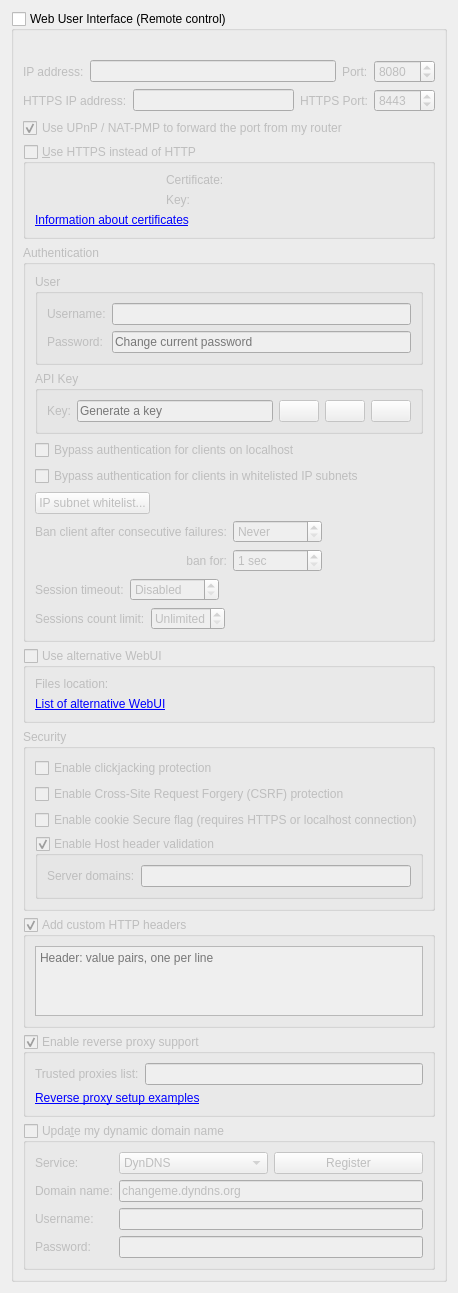
          <widget class="QWidget" name="scrollAreaWidgetContents_7">
           <property name="geometry">
            <rect>
             <x>0</x>
             <y>0</y>
             <width>382</width>
             <height>1045</height>
            </rect>
           </property>
           <layout class="QVBoxLayout" name="verticalLayout_23">
            <item>
             <widget class="QGroupBox" name="checkWebUI">
              <property name="title">
               <string>Web User Interface (Remote control)</string>
              </property>
              <property name="checkable">
               <bool>true</bool>
              </property>
              <property name="checked">
               <bool>false</bool>
              </property>
              <layout class="QVBoxLayout" name="verticalLayout_2">
               <item>
                <widget class="QLabel" name="labelWebUIError">
                 <property name="font">
                  <font>
                   <italic>true</italic>
                  </font>
                 </property>
                 <property name="text">
                  <string/>
                 </property>
                </widget>
               </item>
               <item>
                <layout class="QHBoxLayout" name="horizontalLayout_2">
                 <item>
                  <widget class="QLabel" name="lblWebUIAddress">
                   <property name="text">
                    <string>IP address:</string>
                   </property>
                  </widget>
                 </item>
                 <item>
                  <widget class="QLineEdit" name="textWebUIAddress">
                   <property name="toolTip">
                    <string>IP address that the Web UI will bind to.
Specify an IPv4 or IPv6 address. You can specify &quot;0.0.0.0&quot; for any IPv4 address,
&quot;::&quot; for any IPv6 address, or &quot;*&quot; for both IPv4 and IPv6.</string>
                   </property>
                  </widget>
                 </item>
                 <item>
                  <widget class="QLabel" name="lblWebUIPort">
                   <property name="text">
                    <string>Port:</string>
                   </property>
                  </widget>
                 </item>
                 <item>
                  <widget class="QSpinBox" name="spinWebUIPort">
                   <property name="minimum">
                    <number>1</number>
                   </property>
                   <property name="maximum">
                    <number>65535</number>
                   </property>
                   <property name="value">
                    <number>8080</number>
                   </property>
                  </widget>
                 </item>
                </layout>
               </item>
               <item>
                <layout class="QHBoxLayout" name="horizontalLayout_https">
                  <item>
                    <widget class="QLabel" name="lblWebUISecureAddress">
                      <property name="text">
                        <string>HTTPS IP address:</string>
                      </property>
                    </widget>
                  </item>
                  <item>
                    <widget class="QLineEdit" name="textWebUISecureAddress">
                      <property name="toolTip">
                        <string>IP address that the Web UI will bind to for HTTPS connections.</string>
                      </property>
                    </widget>
                  </item>
                  <item>
                    <widget class="QLabel" name="lblWebUISecurePort">
                      <property name="text">
                        <string>HTTPS Port:</string>
                      </property>
                    </widget>
                  </item>
                  <item >
                    <widget class="QSpinBox" name="spinWebUISecurePort">
                      <property name="minimum">
                        <number>1</number>
                      </property>
                      <property name="maximum">
                        <number>65535</number>
                      </property>
                      <property name="value">
                        <number>8443</number>
                      </property>
                    </widget>
                  </item>
                </layout>
               </item>
               <item>
                <widget class="QCheckBox" name="checkWebUIUPnP">
                 <property name="text">
                  <string>Use UPnP / NAT-PMP to forward the port from my router</string>
                 </property>
                 <property name="checked">
                  <bool>true</bool>
                 </property>
                </widget>
               </item>
               <item>
                <widget class="QGroupBox" name="checkWebUIHttps">
                 <property name="title">
                  <string>&amp;Use HTTPS instead of HTTP</string>
                 </property>
                 <property name="checkable">
                  <bool>true</bool>
                 </property>
                 <property name="checked">
                  <bool>false</bool>
                 </property>
                 <layout class="QGridLayout" name="gridLayout_11">
                  <item row="0" column="0">
                   <widget class="QLabel" name="lblSslCertStatus"/>
                  </item>
                  <item row="0" column="1">
                   <widget class="QLabel" name="lblWebUICrt">
                    <property name="text">
                     <string>Certificate:</string>
                    </property>
                   </widget>
                  </item>
                  <item row="0" column="2">
                   <widget class="FileSystemPathLineEdit" name="textWebUIHttpsCert" native="true"/>
                  </item>
                  <item row="1" column="0">
                   <widget class="QLabel" name="lblSslKeyStatus"/>
                  </item>
                  <item row="1" column="1">
                   <widget class="QLabel" name="lblWebUIKey">
                    <property name="text">
                     <string>Key:</string>
                    </property>
                   </widget>
                  </item>
                  <item row="1" column="2">
                   <widget class="FileSystemPathLineEdit" name="textWebUIHttpsKey" native="true"/>
                  </item>
                  <item row="2" column="0" colspan="3">
                   <widget class="QLabel" name="lblWebUICertInfo">
                    <property name="text">
                     <string>&lt;a href=https://httpd.apache.org/docs/current/ssl/ssl_faq.html#aboutcerts&gt;Information about certificates&lt;/a&gt;</string>
                    </property>
                    <property name="openExternalLinks">
                     <bool>true</bool>
                    </property>
                    <property name="textInteractionFlags">
                     <set>Qt::TextInteractionFlag::LinksAccessibleByKeyboard|Qt::TextInteractionFlag::LinksAccessibleByMouse</set>
                    </property>
                   </widget>
                  </item>
                 </layout>
                </widget>
               </item>
               <item>
                <widget class="QGroupBox" name="groupWebUIAuth">
                 <property name="title">
                  <string>Authentication</string>
                 </property>
                 <layout class="QVBoxLayout" name="verticalLayout_35">
                  <item>
                   <widget class="QGroupBox" name="groupWebUIUser">
                    <property name="title">
                     <string>User</string>
                    </property>
                    <layout class="QGridLayout" name="gridLayoutUser">
                     <item row="0" column="0">
                      <widget class="QLabel" name="lblWebUIUsername">
                       <property name="text">
                        <string>Username:</string>
                       </property>
                      </widget>
                     </item>
                     <item row="0" column="1">
                      <widget class="QLineEdit" name="textWebUIUsername"/>
                     </item>
                     <item row="1" column="0">
                      <widget class="QLabel" name="lblWebUIPassword">
                       <property name="text">
                        <string>Password:</string>
                       </property>
                      </widget>
                     </item>
                     <item row="1" column="1">
                      <widget class="QLineEdit" name="textWebUIPassword">
                       <property name="echoMode">
                        <enum>QLineEdit::EchoMode::Password</enum>
                       </property>
                       <property name="placeholderText">
                        <string>Change current password</string>
                       </property>
                      </widget>
                     </item>
                    </layout>
                   </widget>
                  </item>
                  <item>
                   <widget class="QGroupBox" name="groupWebUIAPIKey">
                    <property name="title">
                     <string>API Key</string>
                    </property>
                    <layout class="QGridLayout" name="gridLayoutAPIKey">
                     <item row="0" column="0">
                      <widget class="QLabel" name="lblWebUIAPIKey">
                       <property name="text">
                        <string>Key:</string>
                       </property>
                      </widget>
                     </item>
                     <item row="0" column="1">
                      <layout class="QHBoxLayout" name="horizontalLayoutAPIKey">
                       <item>
                        <widget class="QLineEdit" name="textWebUIAPIKey">
                         <property name="readOnly">
                          <bool>true</bool>
                         </property>
                         <property name="placeholderText">
                          <string>Generate a key</string>
                         </property>
                        </widget>
                       </item>
                       <item>
                        <widget class="QPushButton" name="btnWebUIAPIKeyCopy">
                         <property name="enabled">
                          <bool>false</bool>
                         </property>
                         <property name="toolTip">
                          <string>Copy API key</string>
                         </property>
                         <property name="icon">
                          <iconset>
                           <normaloff>:/icons/edit-copy.svg</normaloff>:/icons/edit-copy.svg</iconset>
                         </property>
                        </widget>
                       </item>
                       <item>
                        <widget class="QPushButton" name="btnWebUIAPIKeyRotate">
                         <property name="toolTip">
                          <string>Generate API key</string>
                         </property>
                         <property name="icon">
                          <iconset>
                           <normaloff>:/icons/view-refresh.svg</normaloff>:/icons/view-refresh.svg</iconset>
                         </property>
                        </widget>
                       </item>
                       <item>
                        <widget class="QPushButton" name="btnWebUIAPIKeyDelete">
                         <property name="toolTip">
                          <string>Delete API key</string>
                         </property>
                         <property name="icon">
                          <iconset>
                           <normaloff>:/icons/list-remove.svg</normaloff>:/icons/list-remove.svg</iconset>
                         </property>
                        </widget>
                       </item>
                      </layout>
                     </item>
                    </layout>
                   </widget>
                  </item>
                  <item>
                   <widget class="QCheckBox" name="checkBypassLocalAuth">
                    <property name="text">
                     <string>Bypass authentication for clients on localhost</string>
                    </property>
                   </widget>
                  </item>
                  <item>
                   <widget class="QCheckBox" name="checkBypassAuthSubnetWhitelist">
                    <property name="text">
                     <string>Bypass authentication for clients in whitelisted IP subnets</string>
                    </property>
                   </widget>
                  </item>
                  <item>
                   <widget class="QPushButton" name="IPSubnetWhitelistButton">
                    <property name="sizePolicy">
                     <sizepolicy hsizetype="Fixed" vsizetype="Fixed">
                      <horstretch>0</horstretch>
                      <verstretch>0</verstretch>
                     </sizepolicy>
                    </property>
                    <property name="text">
                     <string>IP subnet whitelist...</string>
                    </property>
                   </widget>
                  </item>
                  <item>
                   <layout class="QGridLayout" name="gridLayout_10">
                    <item row="0" column="0">
                     <widget class="QLabel" name="lblBanCounter">
                      <property name="text">
                       <string>Ban client after consecutive failures:</string>
                      </property>
                     </widget>
                    </item>
                    <item row="0" column="1">
                     <widget class="QSpinBox" name="spinBanCounter">
                      <property name="specialValueText">
                       <string>Never</string>
                      </property>
                      <property name="maximum">
                       <number>2147483647</number>
                      </property>
                     </widget>
                    </item>
                    <item row="0" column="2">
                     <spacer name="horizontalSpacer_15">
                      <property name="orientation">
                       <enum>Qt::Orientation::Horizontal</enum>
                      </property>
                      <property name="sizeHint" stdset="0">
                       <size>
                        <width>40</width>
                        <height>20</height>
                       </size>
                      </property>
                     </spacer>
                    </item>
                    <item row="1" column="0">
                     <widget class="QLabel" name="lblBanDuration">
                      <property name="text">
                       <string>ban for:</string>
                      </property>
                      <property name="alignment">
                       <set>Qt::AlignmentFlag::AlignRight|Qt::AlignmentFlag::AlignTrailing|Qt::AlignmentFlag::AlignVCenter</set>
                      </property>
                     </widget>
                    </item>
                    <item row="1" column="1">
                     <widget class="QSpinBox" name="spinBanDuration">
                      <property name="suffix">
                       <string> sec</string>
                      </property>
                      <property name="minimum">
                       <number>1</number>
                      </property>
                      <property name="maximum">
                       <number>2147483647</number>
                      </property>
                     </widget>
                    </item>
                   </layout>
                  </item>
                  <item>
                   <layout class="QHBoxLayout" name="horizontalLayout_13">
                    <item>
                     <widget class="QLabel" name="lblSessionTimeout">
                      <property name="text">
                       <string>Session timeout:</string>
                      </property>
                     </widget>
                    </item>
                    <item>
                     <widget class="QSpinBox" name="spinSessionTimeout">
                      <property name="specialValueText">
                       <string>Disabled</string>
                      </property>
                      <property name="suffix">
                       <string> sec</string>
                      </property>
                      <property name="maximum">
                       <number>2147483647</number>
                      </property>
                     </widget>
                    </item>
                    <item>
                     <spacer name="horizontalSpacer_11">
                      <property name="orientation">
                       <enum>Qt::Orientation::Horizontal</enum>
                      </property>
                      <property name="sizeHint" stdset="0">
                       <size>
                        <width>40</width>
                        <height>20</height>
                       </size>
                      </property>
                     </spacer>
                    </item>
                   </layout>
                  </item>
                  <item>
                   <layout class="QHBoxLayout" name="layoutWebUISessionsCountLimit">
                    <item>
                     <widget class="QLabel" name="labelWebUISessionsCountLimit">
                      <property name="text">
                       <string>Sessions count limit:</string>
                      </property>
                     </widget>
                    </item>
                    <item>
                     <widget class="QSpinBox" name="spinBoxWebUISessionsCountLimit">
                      <property name="specialValueText">
                       <string>Unlimited</string>
                      </property>
                      <property name="maximum">
                       <number>2147483647</number>
                      </property>
                     </widget>
                    </item>
                    <item>
                     <spacer name="spacerWebUISessionsCountLimit">
                      <property name="orientation">
                       <enum>Qt::Orientation::Horizontal</enum>
                      </property>
                      <property name="sizeHint" stdset="0">
                       <size>
                        <width>40</width>
                        <height>20</height>
                       </size>
                      </property>
                     </spacer>
                    </item>
                   </layout>
                  </item>
                 </layout>
                </widget>
               </item>
               <item>
                <widget class="QGroupBox" name="groupAltWebUI">
                 <property name="title">
                  <string>Use alternative WebUI</string>
                 </property>
                 <property name="checkable">
                  <bool>true</bool>
                 </property>
                 <property name="checked">
                  <bool>false</bool>
                 </property>
                 <layout class="QVBoxLayout" name="verticalLayout_41">
                  <item>
                   <layout class="QHBoxLayout" name="horizontalLayout_5">
                    <item>
                     <widget class="QLabel" name="labelWebUIRootFolder">
                      <property name="text">
                       <string>Files location:</string>
                      </property>
                     </widget>
                    </item>
                    <item>
                     <widget class="FileSystemPathLineEdit" name="textWebUIRootFolder" native="true"/>
                    </item>
                   </layout>
                  </item>
                  <item>
                   <widget class="QLabel" name="lblAltWebUIList">
                    <property name="text">
                     <string>&lt;a href=&quot;https://github.com/qbittorrent/qBittorrent/wiki/List-of-known-alternate-WebUIs&quot;&gt;List of alternative WebUI&lt;/a&gt;</string>
                    </property>
                    <property name="openExternalLinks">
                     <bool>true</bool>
                    </property>
                    <property name="textInteractionFlags">
                     <set>Qt::TextInteractionFlag::LinksAccessibleByKeyboard|Qt::TextInteractionFlag::LinksAccessibleByMouse</set>
                    </property>
                   </widget>
                  </item>
                 </layout>
                </widget>
               </item>
               <item>
                <widget class="QGroupBox" name="groupBox_3">
                 <property name="title">
                  <string>Security</string>
                 </property>
                 <layout class="QVBoxLayout" name="verticalLayout_33">
                  <item>
                   <widget class="QCheckBox" name="checkClickjacking">
                    <property name="text">
                     <string>Enable clickjacking protection</string>
                    </property>
                   </widget>
                  </item>
                  <item>
                   <widget class="QCheckBox" name="checkCSRFProtection">
                    <property name="text">
                     <string>Enable Cross-Site Request Forgery (CSRF) protection</string>
                    </property>
                   </widget>
                  </item>
                  <item>
                   <widget class="QCheckBox" name="checkSecureCookie">
                    <property name="text">
                     <string>Enable cookie Secure flag (requires HTTPS or localhost connection)</string>
                    </property>
                   </widget>
                  </item>
                  <item>
                   <widget class="QGroupBox" name="groupHostHeaderValidation">
                    <property name="title">
                     <string>Enable Host header validation</string>
                    </property>
                    <property name="checkable">
                     <bool>true</bool>
                    </property>
                    <layout class="QVBoxLayout" name="verticalLayout_32">
                     <item>
                      <layout class="QHBoxLayout" name="horizontalLayout_10">
                       <item>
                        <widget class="QLabel" name="labelServerDomains">
                         <property name="text">
                          <string>Server domains:</string>
                         </property>
                        </widget>
                       </item>
                       <item>
                        <widget class="QLineEdit" name="textServerDomains">
                         <property name="toolTip">
                          <string>Whitelist for filtering HTTP Host header values.
In order to defend against DNS rebinding attack,
you should put in domain names used by WebUI server.

Use ';' to split multiple entries. Can use wildcard '*'.</string>
                         </property>
                        </widget>
                       </item>
                      </layout>
                     </item>
                    </layout>
                   </widget>
                  </item>
                 </layout>
                </widget>
               </item>
               <item>
                <widget class="QGroupBox" name="groupWebUIAddCustomHTTPHeaders">
                 <property name="title">
                  <string>Add custom HTTP headers</string>
                 </property>
                 <property name="checkable">
                  <bool>true</bool>
                 </property>
                 <layout class="QVBoxLayout" name="verticalLayout_8">
                  <item>
                   <widget class="QPlainTextEdit" name="textWebUICustomHTTPHeaders">
                    <property name="tabChangesFocus">
                     <bool>true</bool>
                    </property>
                    <property name="lineWrapMode">
                     <enum>QPlainTextEdit::LineWrapMode::NoWrap</enum>
                    </property>
                    <property name="placeholderText">
                     <string>Header: value pairs, one per line</string>
                    </property>
                   </widget>
                  </item>
                 </layout>
                </widget>
               </item>
               <item>
                <widget class="QGroupBox" name="groupEnableReverseProxySupport">
                 <property name="title">
                  <string>Enable reverse proxy support</string>
                 </property>
                 <property name="checkable">
                  <bool>true</bool>
                 </property>
                 <layout class="QVBoxLayout" name="verticalLayout_331">
                  <item>
                   <layout class="QHBoxLayout" name="horizontalLayout_131">
                    <item>
                     <widget class="QLabel" name="lblReverseProxiesList">
                      <property name="text">
                       <string>Trusted proxies list:</string>
                      </property>
                     </widget>
                    </item>
                    <item>
                     <widget class="QLineEdit" name="textTrustedReverseProxiesList">
                      <property name="toolTip">
                       <string>Specify reverse proxy IPs (or subnets, e.g. 0.0.0.0/24) in order to use forwarded client address (X-Forwarded-For header). Use ';' to split multiple entries.</string>
                      </property>
                     </widget>
                    </item>
                   </layout>
                  </item>
                  <item>
                   <widget class="QLabel" name="labelReverseProxyLink">
                    <property name="text">
                     <string>&lt;a href=https://github.com/qbittorrent/qBittorrent/wiki#reverse-proxy-setup-for-webui-access&gt;Reverse proxy setup examples&lt;/a&gt;</string>
                    </property>
                    <property name="openExternalLinks">
                     <bool>true</bool>
                    </property>
                    <property name="textInteractionFlags">
                     <set>Qt::TextInteractionFlag::LinksAccessibleByKeyboard|Qt::TextInteractionFlag::LinksAccessibleByMouse</set>
                    </property>
                   </widget>
                  </item>
                 </layout>
                </widget>
               </item>
               <item>
                <widget class="QGroupBox" name="checkDynDNS">
                 <property name="title">
                  <string>Upda&amp;te my dynamic domain name</string>
                 </property>
                 <property name="checkable">
                  <bool>true</bool>
                 </property>
                 <property name="checked">
                  <bool>false</bool>
                 </property>
                 <layout class="QFormLayout" name="formLayout_5">
                  <item row="0" column="0">
                   <widget class="QLabel" name="label_19">
                    <property name="text">
                     <string>Service:</string>
                    </property>
                   </widget>
                  </item>
                  <item row="0" column="1">
                   <layout class="QHBoxLayout" name="horizontalLayout_3">
                    <item>
                     <widget class="QComboBox" name="comboDNSService">
                      <item>
                       <property name="text">
                        <string notr="true">DynDNS</string>
                       </property>
                      </item>
                      <item>
                       <property name="text">
                        <string notr="true">No-IP</string>
                       </property>
                      </item>
                     </widget>
                    </item>
                    <item>
                     <widget class="QPushButton" name="registerDNSBtn">
                      <property name="text">
                       <string>Register</string>
                      </property>
                     </widget>
                    </item>
                   </layout>
                  </item>
                  <item row="1" column="0">
                   <widget class="QLabel" name="label_20">
                    <property name="text">
                     <string>Domain name:</string>
                    </property>
                   </widget>
                  </item>
                  <item row="1" column="1">
                   <widget class="QLineEdit" name="domainNameTxt">
                    <property name="text">
                     <string notr="true">changeme.dyndns.org</string>
                    </property>
                   </widget>
                  </item>
                  <item row="2" column="0">
                   <widget class="QLabel" name="label_21">
                    <property name="text">
                     <string>Username:</string>
                    </property>
                   </widget>
                  </item>
                  <item row="2" column="1">
                   <widget class="QLineEdit" name="DNSUsernameTxt"/>
                  </item>
                  <item row="3" column="0">
                   <widget class="QLabel" name="label_22">
                    <property name="text">
                     <string>Password:</string>
                    </property>
                   </widget>
                  </item>
                  <item row="3" column="1">
                   <widget class="QLineEdit" name="DNSPasswordTxt">
                    <property name="echoMode">
                     <enum>QLineEdit::EchoMode::Password</enum>
                    </property>
                   </widget>
                  </item>
                 </layout>
                </widget>
               </item>
              </layout>
             </widget>
            </item>
            <item>
             <spacer name="verticalSpacer">
              <property name="orientation">
               <enum>Qt::Orientation::Vertical</enum>
              </property>
              <property name="sizeHint" stdset="0">
               <size>
                <width>20</width>
                <height>40</height>
               </size>
              </property>
             </spacer>
            </item>
           </layout>
          </widget>
